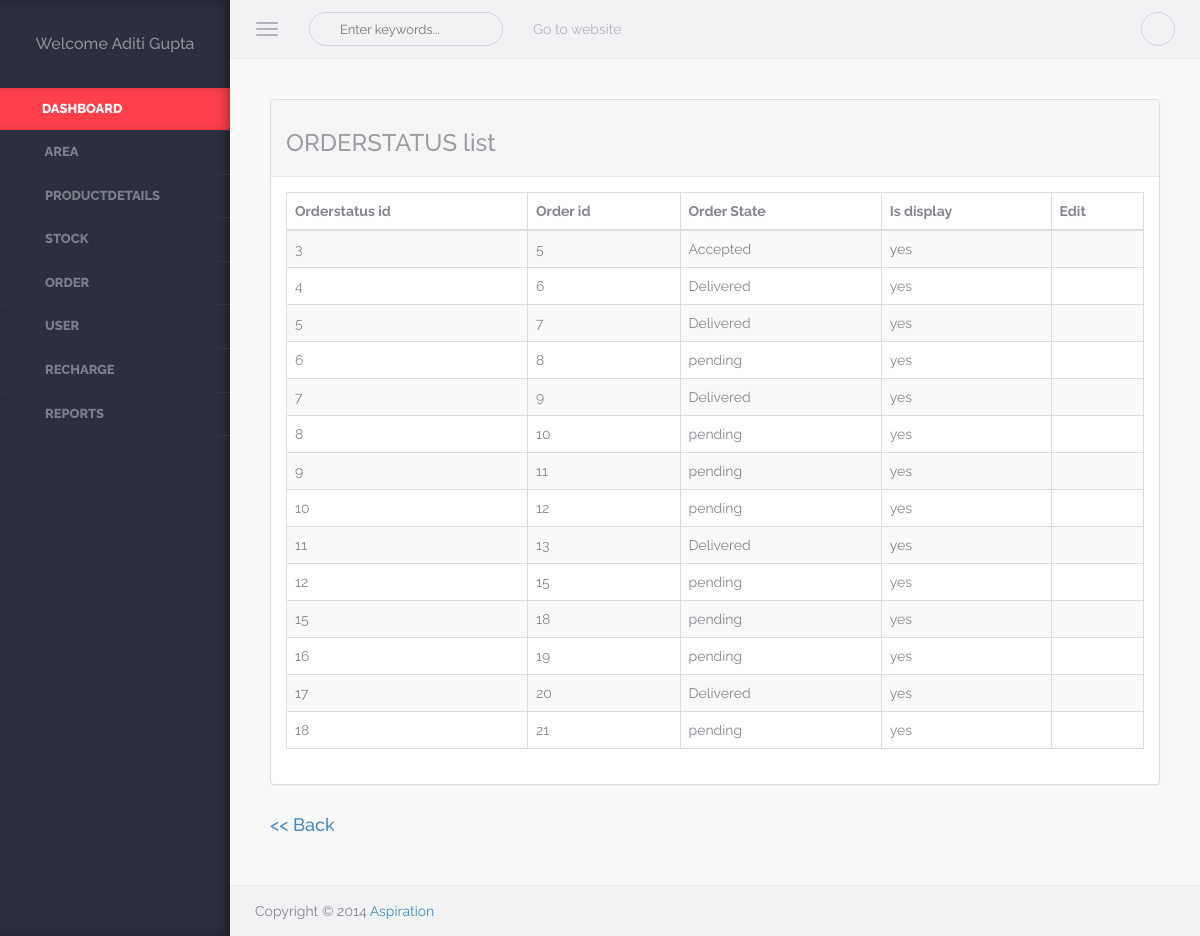
Screenshot of /admin/display_orderstatus.php (signed in) with the database file from the repository.
### tables this page shows
CREATE TABLE `user` (
  `Userid` int(5) NOT NULL,
  `Username` varchar(50) NOT NULL,
  `Password` varchar(8) NOT NULL,
  `Usertypeid` int(5) NOT NULL,
  `Fname` varchar(50) NOT NULL,
  `Lname` varchar(50) NOT NULL,
  `Mobileno` bigint(10) NOT NULL,
  `Address` varchar(100) NOT NULL,
  `Areaid` int(5) NOT NULL,
  `Email` varchar(50) NOT NULL,
  `DOB` date NOT NULL,
  `DOL` datetime NOT NULL,
  `Visitcnt` int(5) NOT NULL,
  `Isauthenticate` bit(1) NOT NULL
);

CREATE TABLE `orderstatus` (
  `Orderstatusid` int(5) NOT NULL,
  `Orderid` int(5) NOT NULL,
  `Orderstate` varchar(50) NOT NULL,
  `Isdisplay` bit(1) NOT NULL
);

### Class/User.php (called while the page is built, shortened)
<?php
class User
{
	public function display1($uid)
	{
			$conn=new mysqli("localhost","root","","db_alboutveggies");
			$qry="SELECT Fname,Lname,Mobileno,Address,Email FROM User WHERE Userid=".$uid;
			$data=mysqli_query($conn,$qry);
			return $data;
				}
}
?>

### Class/Orderstatus.php (called while the page is built, shortened)
<?php
class Orderstatus
{
	public function display()
	{
		$conn=new mysqli("localhost","root","","db_alboutveggies");
		$qry="select * from orderstatus";
		$data=mysqli_query($conn,$qry);
		return $data;
	}
}
?>

### admin/display_orderstatus.php (the view, shortened to what this page needs)
<?php
	include_once("header.php");
?>
<div class="warper container-fluid">
<?php
include_once("../class/Orderstatus.php");
$obj=new Orderstatus();
$rec=$obj->display();
$data="<body><div class='warper container-fluid'>
                <div class='panel panel-default'>
                    <div class='panel-heading'><h3>ORDERSTATUS list</h3></div>
                    <div class='panel-body'>
<table cellpadding=0 cellspacing=0 border=0 class='table table-striped table-bordered' id=basic-datatable>
                            <thead>
                                <tr>
								<th>Orderstatus id</th>
								<th>Order id</th>
                                    <th>Order State</th>
                                    <th>Is display</th>
									<th>Edit</th>
                                </tr>
                            </thead><tbody>";
while($result=mysqli_fetch_array($rec))
{	if($result[3]==1)
		{ $temp="yes"; }
		else
		{ $temp="no"; }
	$data.="<tr class='odd gradeX'><td>".$result[0]."</td><td>".$result[1]."</td><td>".$result[2]."</td><td>".$temp."</td><td><a href='Orderstatus.php?Id=".$result[0]."'><i class='fa fa-pencil'></i> </a></td></tr>";
}
$data.="</tbody></table></div>
                </div></body>";
echo $data;
?>
<a href='index.php' ><h4>&lt;&lt;&nbsp;Back</h4></a>
        </div>
			<?php
	include_once("footer.php");
?>
</body>
</html>

### admin/header.php (shortened to what this page needs)
<!DOCTYPE html>
<html lang="en">
<head>
    <link rel="stylesheet" href="assets/css/plugins/typeahead/typeahead.css" />
    <link rel="stylesheet" href="assets/css/switch-buttons/switch-buttons.css" />
	<link rel="stylesheet" href="assets/css/bootstrap/bootstrap.css" />
    <link rel="stylesheet" href="assets/css/fontawesome/font-awesome.css" />
    <link rel="stylesheet" href="assets/css/plugins/bootstrap-tagsinput/bootstrap-tagsinput.css" />
    <link rel="stylesheet" href="assets/css/plugins/bootstrap-chosen/chosen.css" />
    <link rel="stylesheet" href="assets/css/plugins/bootstrap-datetimepicker/bootstrap-datetimepicker.css" />
    <link rel="stylesheet" href="assets/css/plugins/calendar/calendar.css" />
    <link rel="stylesheet" href="assets/css/app/app.v1.css" />
</head>
<body >
<?php
		include_once("../class/User.php");
	$obj=new User();
	$Uid=$_SESSION["uid"];
$Utid=$_SESSION["utid"];
	$rec=$obj->display1($Uid);
$data="	<aside class='left-panel'>
            <div class='user text-center'>";
	if($result=mysqli_fetch_array($rec))
	{
				$data.="<h4 class='user-name'>Welcome ".$result[0]."&nbsp;".$result[1]."</h4>";
	}
	$data.="</div>
	<nav class='navigation'>
            	<ul class='list-unstyled'>
                	<li class='active'><a href='index.php'><i class='fa fa-bookmark-o'></i><span class='nav-label'>Dashboard</span></a></li>
               ";
    if($Utid==1)
	{
       $data.="
                    <li class='has-submenu'><a href='#'><i class='fa fa-map-marker'></i> <span class='nav-label'>Area</span></a>
                    	<ul class='list-unstyled'>
						<li><a href='edit_area.php'>Add Area</a></li>
                        	<li><a href='display_area.php'>Area</a></li>
							                         </ul>
                    </li>
					<li class='has-submenu'><a href='#'><i class='fa fa-file-text-o'></i> <span class='nav-label'>Productdetails</span></a>
                    	<ul class='list-unstyled'>
						<li><a href='edit_category.php'>Add category</a></li>
						<li><a href='display_category.php'>Category</a></li>
						<li><a href='edit_product.php'>Add product</a></li>
						<li><a href='display_productcategory.php'>Product</a></li>
                            </ul>
					</li>
					<li class='has-submenu'><a href='#'><i class='fa fa-file-text-o'></i> <span class='nav-label'>Stock</span></a>
                    	<ul class='list-unstyled'>
						<li><a href='edit_measuretype.php'>Add Measuretype</a></li>
						<li><a href='display_measuretype.php'>Measuretype</a></li>
						<li><a href='edit_stock.php'>Add Stock</a></li>
						<li><a href='display_stock.php'>Stock</a></li>
						</ul>
					</li>
					<li class='has-submenu'><a href='#'><i class='fa fa-file-text-o'></i> <span class='nav-label'>Order</span></a>
                    	<ul class='list-unstyled'>
						<li><a href='display_order.php'>Order</a></li>
                            <li><a href='display_orderdetail.php'>Orderdetail</a></li>
                            <li><a href='display_orderstatus.php'>Orderstatus</a></li>
<li><a href='todayorderA.php'>Today Order</a></li>
							</ul>
					</li>
					<li class='has-submenu'><a href='display_user.php'><i class='fa fa-users'></i> <span class='nav-label'>User</span></a>
                    						</li>
				<li class='has-submenu'><a href='display_recharge.php'><i class='fa fa-money'></i> <span class='nav-label'>Recharge</span></a>
                    	</li>
					<li class='has-submenu'><a href='report.php'><i class='fa fa-users'></i> <span class='nav-label'>Reports</span></a>
                    						</li>
				";
	}
	else
	{
	$data.="	<li class='has-submenu'><a href='todayorderS.php'><i class='fa fa-child'></i> <span class='nav-label'>Today Order</span></a>
                    						</li>
				<li class='has-submenu'><a href='myorder.php'><i class='fa fa-child'></i> <span class='nav-label'>Past Order</span></a>
                    	</li>";
	}
	 $data.="    </ul>
            </nav>
    </aside>";
	echo $data;
  ?>
    <section class="content">
        <header class="top-head container-fluid">
            <button type="button" class="navbar-toggle pull-left">
                <span class="icon-bar"></span>
                <span class="icon-bar"></span>
                <span class="icon-bar"></span>
            </button>
            <form role="search" class="navbar-left app-search pull-left hidden-xs">
              <input type="text" placeholder="Enter keywords..." class="form-control form-control-circle">
         	</form>
            <nav class=" navbar-default hidden-xs" role="navigation">
                <ul class="nav navbar-nav">
                <li><a href="../website/index.php">Go to website</a></li>
              </ul>
            </nav>
            <ul class="nav-toolbar">
            	                <li class="dropdown"><a href="#" data-toggle="dropdown"><i class="fa fa-ellipsis-v"></i></a>
                </li>
            </ul>
        </header>

### admin/assets/css/app/app.v1.css (style rules this page uses)
body { background-color:#f9f9f9; color:#85868d; font-family: 'Raleway', sans-serif; position:relative; }
body, html { overflow-x:hidden; }
aside.left-panel { background-color:#2b2f3e; width:230px; position:fixed; padding:25px 0px; box-shadow:inset -5px 0px 8px rgba(0,0,0,0.3); height:100%; top:0px; left:0px; }
.user { margin-bottom:35px; }
.user h4.user-name { color:#8e909a; font-size:16px; }
.navigation { margin:20px 0px; }
.navigation > ul > li { position:relative; }
.navigation > ul > li.has-submenu:after { content:"\f105"; font-family: 'FontAwesome'; display:inline-block; position:absolute; color:#7a7e8a; right:15px; transition: all 0.4s; -moz-transition: all 0.4s; -webkit-transition: all 0.4s; -o-transition: all 0.4s; top:10px; visibility:hidden; }
.navigation > ul > li > a { display:block; padding:12px 25px; color:#7a7e8a; text-transform:uppercase; font-size:13px; text-decoration:none; font-weight:800; border-bottom:1px solid #2f3444; transition: all 0.4s; -moz-transition: all 0.4s; -webkit-transition: all 0.4s; -o-transition: all 0.4s; }
.navigation > ul > li:hover > a, .navigation > ul > li.active:hover > a, .navigation > ul > li.active > a { color:#fff; background-color: #ff404b; -webkit-box-shadow: inset -6px 0 8px -2px rgba(0,0,0,0.3); box-shadow: inset -6px 0 8px -2px rgba(0,0,0,0.3); }
.navigation ul li a i { margin-right:6px; font-size:14px; }
header { background-color:#f2f2f4; border-bottom:1px solid #ececee; padding-top:4px; padding-bottom:4px; }
.navbar-toggle { margin:8px 20px 8px 0px; display:block; padding-left:0px; }
.navbar-toggle .icon-bar { background-color:#b3b3be; }
.app-search { position:relative; margin-top:8px; margin-bottom:8px; margin-right:15px; }
.app-search .form-control, .app-search .form-control:focus { border:1px solid #d3d3db; font-size:13px; color:#c4c4cd; padding-left:30px; background:none; box-shadow:none; }
.app-search:before { content:"\f002"; position:absolute; left:12px; font-family: FontAwesome; cursor:pointer; top:7px; color:#c4c4cd; display:inline-block; }
header .navbar-default .navbar-nav > li > a { color:#b3b3be; }
.nav-toolbar { margin:8px 0px; float:right; }
.nav-toolbar > li { padding:0px; display:inline-block; margin-left:5px; position:relative; list-style:none; }
.nav-toolbar > li > a { color:#d3d3db; font-size:18px; border:1px solid #d3d3db; border-radius:50px; height:34px; width:34px; text-align:center; display:block; padding:4px; }
.content { margin-left:230px; }
.content > .container-fluid { padding-left:25px; padding-right:25px; }
.warper { padding-top:20px; padding-bottom:20px; min-height:550px; }
.btn-circle, .form-control-circle, .btn-group .btn-circle:first-child:not(:last-child):not(.dropdown-toggle) { border-radius:50px; }
.panel { margin-bottom:30px; }
.panel-heading { font-weight:700; }
.panel-default > .panel-heading, .panel-default > .panel-footer { border-color: #e8e8eb; box-shadow:none; }
.panel-default > .panel-heading, .btn-default { color:#9D9EA5; }

### rows the page displays
user: Fname "Aditi", Lname "Gupta"
orderstatus: Orderstatusid "3", Orderid "5", Orderstate "Accepted", Isdisplay "yes"
orderstatus: Orderstatusid "4", Orderid "6", Orderstate "Delivered", Isdisplay "yes"
orderstatus: Orderstatusid "5", Orderid "7", Orderstate "Delivered", Isdisplay "yes"
orderstatus: Orderstatusid "6", Orderid "8", Orderstate "pending", Isdisplay "yes"
orderstatus: Orderstatusid "7", Orderid "9", Orderstate "Delivered", Isdisplay "yes"
orderstatus: Orderstatusid "8", Orderid "10", Orderstate "pending", Isdisplay "yes"
orderstatus: Orderstatusid "9", Orderid "11", Orderstate "pending", Isdisplay "yes"
orderstatus: Orderstatusid "10", Orderid "12", Orderstate "pending", Isdisplay "yes"
orderstatus: Orderstatusid "11", Orderid "13", Orderstate "Delivered", Isdisplay "yes"
orderstatus: Orderstatusid "12", Orderid "15", Orderstate "pending", Isdisplay "yes"
orderstatus: Orderstatusid "15", Orderid "18", Orderstate "pending", Isdisplay "yes"
orderstatus: Orderstatusid "16", Orderid "19", Orderstate "pending", Isdisplay "yes"
orderstatus: Orderstatusid "17", Orderid "20", Orderstate "Delivered", Isdisplay "yes"
orderstatus: Orderstatusid "18", Orderid "21", Orderstate "pending", Isdisplay "yes"
